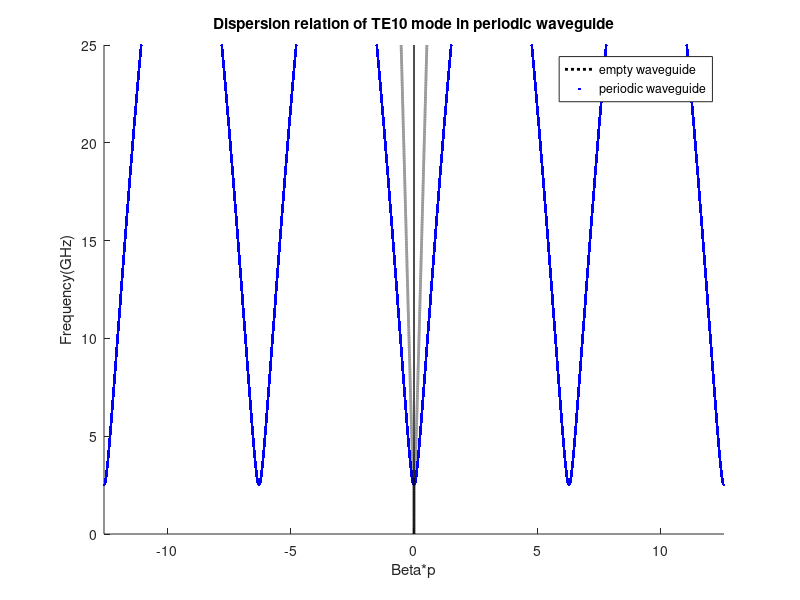

Recreate this plot in MATLAB.
%%计算空间周期结构的特性

%初始化
clear
clc
close all

%扫频范围
Omega = 2 * pi * 25e9;
omega = 0:Omega / 10000:Omega;

%矩形波导参量
a = 60 * 1e-3; %矩形波导的长度
b = 5.08 * 1e-3; %矩形波导的宽度
h = 3.81 * 1e-3; %膜片高度
p = 1 * 1e-3; %膜片间距

c = 3e8; %真空光速
k0 = omega / c; %真空波数

Beta10 = sqrt(k0 .^ 2 - (pi / a) ^ 2); %TE10模相位常数

B = 4 * b * Beta10 * log(sec((pi * h) / (2 * b))) / pi; %膜片的归一化导纳

Beta = zeros(length(omega), 4); %周期结构的相位常数

for i = 1:length(omega)

    if imag(Beta10(i)) ~= 0
        continue
    else
        solution0 = acos(cos(Beta10(i) * p) - B(i) * sin(Beta10(i) * p) / 2);

        if isreal(solution0)
            solutions = [];

            for j = 0:3 % 因为周期是2π，所以4π内有2个完整的周期
                solutions = [solutions solution0 + 2 * pi * j]; %#ok<AGROW>
                solutions = [solutions -solution0 + 2 * pi * (j + 1)]; %#ok<AGROW>
            end

            ValidSolutions = solutions(-4 * pi <= solutions & solutions <= 4 * pi);
            Beta(i, 1:length(ValidSolutions)) = ValidSolutions;
        end

    end

end

%%fig3.33(b)
k = omega' * p / c;
idx = Beta(:, 1) ~= 0;
Beta = reshape(Beta(Beta(:) ~= 0), [], 4);
k = k(idx);

if length(k) < length(Beta)
    Delta = length(Beta) - length(k);
    Beta(end - Delta + 1:end, :) = [];
end

k = k * c / p / 2 / pi / 1e9;

kcTE10 = 2 * pi / 2 / a;

betaTE10 = sqrt((omega / c) .^ 2 - kcTE10 ^ 2);

save '..\Data\Disepersion.mat' Beta k

h1 = figure;
hold on
plot(real(betaTE10) * p, omega / 2 / pi / 1e9, 'k:', 'LineWidth', 2)
plot(Beta, k, 'b.')
plot(-Beta, k, 'b.')
plot([0 0], [0 k(end)], 'LineWidth', 1, 'Color', 'k')
plot(-real(betaTE10) * p, omega / 2 / pi / 1e9, 'k:', 'LineWidth', 2)
xlim([-4 * pi, 4 * pi])
ylim([0, k(end)])
xlabel('Beta*p')
ylabel('Frequency(GHz)')
title('Dispersion relation of TE10 mode in periodic waveguide')
legend('empty waveguide', 'periodic waveguide')
% plot([pi pi], [0 k(end)], '--', 'Color', 'r')
% plot([-pi -pi], [0 k(end)], '--', 'Color', 'r')
% plot([-4 * pi, 4 * pi], [2, 2], '--', 'Color', 'r')
